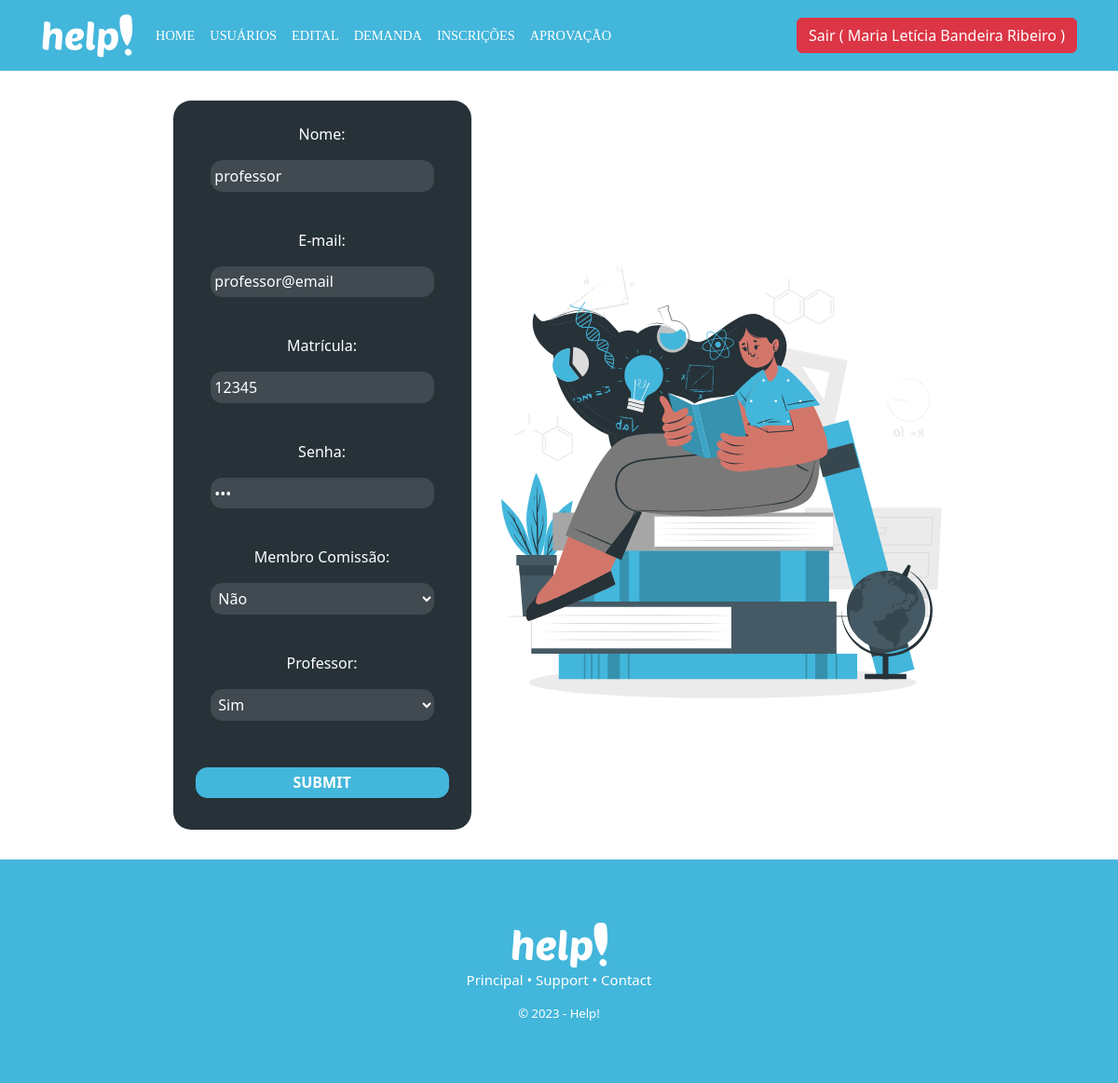
The page /usuarios/update/2 (signed in) on the database its author committed.
### database/models.py (models this page shows, shortened)
class Usuario(db.Model, UserMixin):
  __tablename__= "usuario"
  id = db.Column(db.Integer, primary_key = True)
  nome = db.Column(db.String(100))
  email = db.Column(db.String(100))
  matricula = db.Column(db.String(100))
  senha = db.Column(db.String(100))
  admin = db.Column(db.Boolean)
  professor = db.Column(db.Boolean)

### controllers/usuario.py (the view, shortened to what this page needs)
@bp_usuarios.route('/update/<int:id>', methods=['GET', 'POST'])
@login_required
def update(id):
  if not current_user.admin:
    flash("Acesso não permitido")
    return redirect('/login')
  usuario = Usuario.query.get(id)
  if id and request.method=='GET':
    return render_template('usuarios_update.html', usuario=usuario)

### controllers/usuario.py (called while the page is built)
@lm.user_loader
def load_user(id):
  usuario = Usuario.query.filter_by(id=id).first()
  return usuario

### templates/usuarios_update.html (shortened to what this page needs)
{% extends 'header.html' %}
{% block container %}
<div class="main-create">
  <div class="form-create">
    <form action="/usuarios/update/{{usuario.id}}" method="POST" class="form-create-create">
      Nome: <input type="text" name="nome" value="{{usuario.nome}}"><br/>
      E-mail: <input type="email" name="email" value="{{usuario.email}}"><br/>
      Matrícula: <input type="text" name="matricula" value="{{usuario.matricula}}"><br/>
      Senha: <input type="password" name="senha" value="{{usuario.senha}}"><br/>
      Membro Comissão:
      <select name="admin">
        <option value="False" {{ 'selected' if not usuario.admin }}> Não</option>
      </select><br>
      Professor:
      <select name="professor">
        <option value="True" {{ 'selected' if usuario.professor }}> Sim</option>
      </select><br>
      <input type="submit" name="Editar" class="btn btn-success">
    </form>
  </div>
  <div class="img-create">
    <img src="/static/assets/study.svg" class="image pic-create" alt="" height="500vh"/>
  </div>
</div>
{% endblock %}

### templates/header.html (shortened to what this page needs)
<!DOCTYPE html>
<html lang="pt-br">
<head>
  <link href="https://cdn.jsdelivr.net/npm/bootstrap@5.3.0-alpha1/dist/css/bootstrap.min.css" rel="stylesheet">
  <link rel="stylesheet" href="/static/header.css">
</head>
<body>
<nav class="navbar navbar-expand-lg bg-body-tertiary" style="background-color: #43B6DB !important; padding-left: 2rem; padding-right: 2rem;">
  <div class="container-fluid">
    <a class="navbar-brand" href="/usuarios/dashboard"><img src="/static/assets/help.svg" alt="..." height="50vh"></a>
    <div class="collapse navbar-collapse" id="navbarSupportedContent">
      <ul class="navbar-nav me-auto mb-2 mb-lg-0">
        <li class="nav-item">
          <a class="nav-link active" aria-current="page" href="/usuarios/dashboard">Home</a>
        </li>
        {% if current_user.admin %}
        <li class="nav-item">
          <a class="nav-link" href="/usuarios/recovery">Usuários</a>
        </li>
        {% endif %}
        {% if current_user.admin %}
        <li class="nav-item">
          <a class="nav-link" href="/edital/recovery">Edital</a>
        </li>
        {% endif %}
        {% if current_user.professor %}
        <li class="nav-item">
          <a class="nav-link" href="/demanda/recovery">Demanda</a>
        </li>
        {% endif %}
        {% if current_user.professor %}
        <li class="nav-item">
          <a class="nav-link" href="/inscricao/recovery">Inscrições</a>
        </li>
        {% endif %}
        {% if current_user.professor %}
        <li class="nav-item">
          <a class="nav-link" href="/aprovacao/recovery">Aprovação</a>
        </li>
        {% endif %}
      </ul>
      <form class="d-flex" role="search">
        <a href="{{url_for('usuarios.logoff')}}" class="btn btn-danger" id="button-sair">Sair ( {{current_user.nome}} )</a>
      </form>
    </div>
  </div>
</nav>
  {% block container %}
  {% endblock %}
    <footer>
      <img src="/static/assets/help.svg" alt="IFRN">
      <p>Principal • Support • Contact</p>
      <small>© 2023 - Help!</small>
    </footer>
</body>
</html>

### static/header.css (style rules this page uses)
:root { --color-principal: #43B6DB; --color-secundary: #A1DBED; --color-gray: #171717; --color-black: #263238; --color-gray-secundary: #404A50; }
.nav-link { color: white !important; transition: 0.5s ease-in-out; }
.main-create { display: flex; justify-content: center; align-items: center; }
.form-create { flex-direction: column; background: var(--color-black); max-width: 45%; width: auto; height: auto; border-radius: 1.2rem; padding: 1.5rem; float: right; margin: 2rem; }
.img-create { float: left; }
.form-create-create { color: #fff; display: flex; justify-content: center; align-items: center; flex-direction: column; }
.form-create-create input[type="text"], .form-create-create input[type="email"], .form-create-create input[type="number"], .form-create-create input[type="password"], select { padding: 0.3rem; color: #fff; background: var(--color-gray-secundary); border-radius: 0.8rem; border: none; width: 15rem; margin: 1rem; }
.form-create-create input[type="submit"] { background-color: var(--color-principal); padding: 0.3rem; border: none; outline: none; width: 100%; border-radius: 0.8rem; color: #fff; text-transform: uppercase; font-weight: 600; margin: 10px 0; cursor: pointer; transition: 0.5s; }
ul, li { list-style-type: none; font-family: 'Poppins'; font-style: normal; font-weight: 500; font-size: 14.358px; line-height: 170%; text-align: left; text-transform: uppercase; color: #626262; }
footer { background: #43B6DB; font-weight: 400; font-size: 15px; color: #FFFFFF; padding: 64px; text-align: center; width: 100%; height: 15rem; display: flex; justify-content: center; align-items: center; flex-direction: column; }

### rows shown on the page
Usuario: nome "Maria Letícia Bandeira Ribeiro"
Usuario: nome "professor", email "professor@email", matricula "12345"
